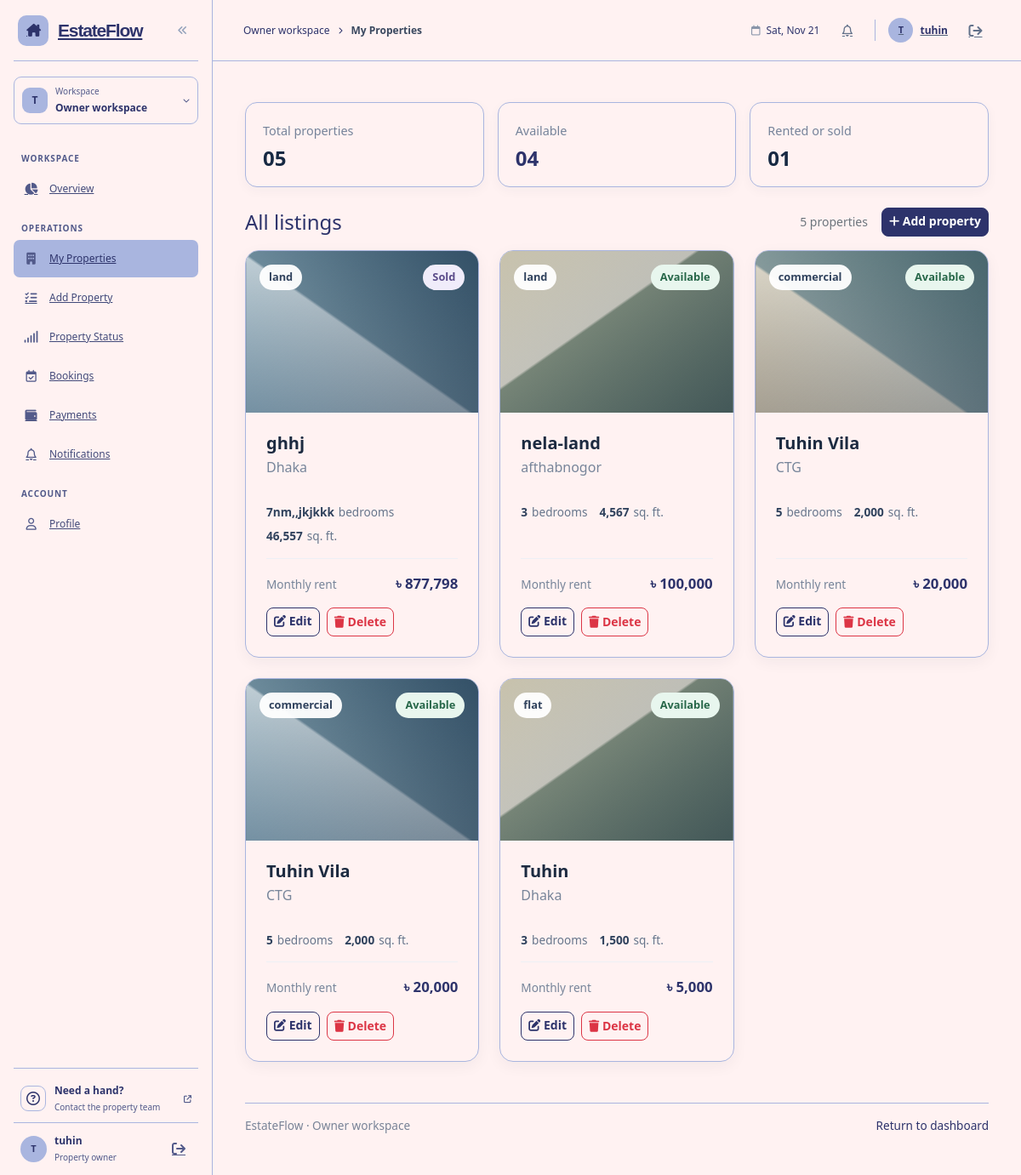
The app's page /backend/owner/property_crud/myproperty.php (signed in), older data.
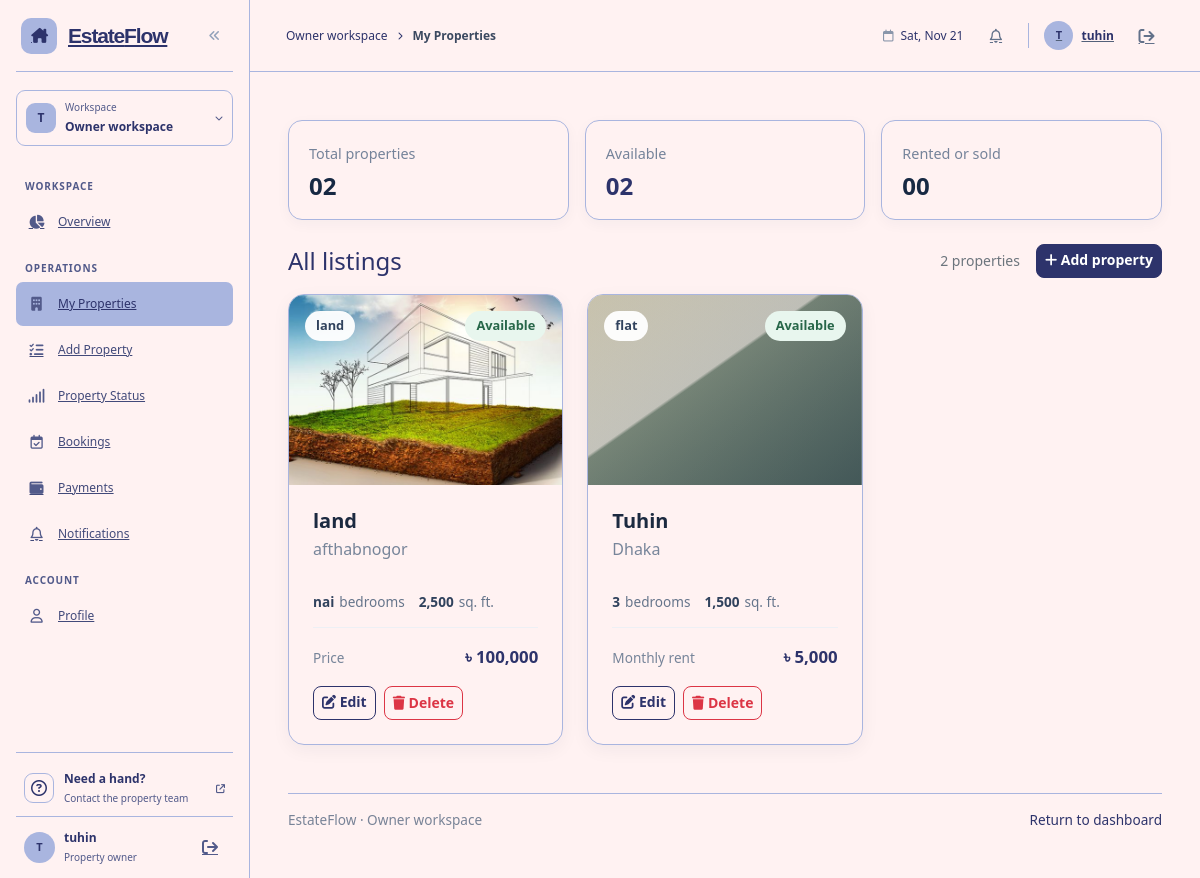
The same page, newer data.
### tables this page shows
CREATE TABLE `properties` (
  `property_id` bigint UNSIGNED NOT NULL,
  `owner_id` bigint UNSIGNED NOT NULL,
  `title` varchar(100) NOT NULL,
  `property_type` enum('flat','land','commercial') NOT NULL,
  `address` varchar(255) NOT NULL,
  `area_sqft` decimal(10,2) DEFAULT NULL,
  `price` decimal(12,2) DEFAULT NULL,
  `monthly_rent` decimal(12,2) DEFAULT NULL,
  `flat_details` varchar(100) NOT NULL,
  `status` enum('available','sold','rented') NOT NULL DEFAULT 'available',
  `description` text,
  `created_at` datetime NOT NULL DEFAULT CURRENT_TIMESTAMP,
  `imagas` varchar(100) NOT NULL
);

### backend/owner/property_crud/myproperty.php (the view, shortened to what the changed rows need)
<?php
include_once 'dbconfig.php';
$owner_id = (int)($_SESSION['user_id'] ?? 0);
$stmt = $conn->prepare("SELECT * FROM properties WHERE owner_id = ? ORDER BY created_at DESC");
$stmt->bind_param("i", $owner_id);
$stmt->execute();
$properties = $stmt->get_result()->fetch_all(MYSQLI_ASSOC);
$total = count($properties);
$available = count(array_filter($properties, fn($p) => ($p['status'] ?? '') === 'available'));
$arts = ['art-lakeview', 'art-palm', 'art-cedar'];
$imageUrl = static function (?string $path): string {
    if (empty($path)) {
        return '';
    }
    return implode('/', array_map('rawurlencode', explode('/', $path)));
};
?>
<!doctype html>
<html lang="en">
<head>
    <link href="https://cdn.jsdelivr.net/npm/bootstrap@5.3.3/dist/css/bootstrap.min.css" rel="stylesheet">
    <link href="https://cdnjs.cloudflare.com/ajax/libs/font-awesome/6.5.2/css/all.min.css" rel="stylesheet">
    <link rel="stylesheet" href="../assets/css/owner/dashboard.css">
    <link rel="stylesheet" href="../assets/css/owner/myproperty.css">
    <link rel="stylesheet" href="../../shared/assets/css/palette.css">
</head>
<body class="my-properties-page">
    <div class="owner-layout">
        <?php
        include __DIR__ . '/../include/owner_leftber.php';
        ?>
        <div class="owner-main-shell">
    <main class="container py-4 py-lg-5">
        <section class="row g-3 mb-4" aria-label="Property totals">
            <div class="col-12 col-sm-4">
                <article class="summary-card h-100">
                    <span class="summary-label">Total properties</span>
                    <strong><?= str_pad($total, 2, '0', STR_PAD_LEFT) ?></strong>
                </article>
            </div>
            <div class="col-12 col-sm-4">
                <article class="summary-card h-100">
                    <span class="summary-label">Available</span>
                    <strong class="text-success"><?= str_pad($available, 2, '0', STR_PAD_LEFT) ?></strong>
                </article>
            </div>
            <div class="col-12 col-sm-4">
                <article class="summary-card h-100">
                    <span class="summary-label">Rented or sold</span>
                    <strong><?= str_pad($total - $available, 2, '0', STR_PAD_LEFT) ?></strong>
                </article>
            </div>
        </section>
        <section aria-label="Property listings">
            <div class="d-flex align-items-center justify-content-between gap-3 mb-3">
                <h2 class="h4 mb-0">All listings</h2>
                <div class="d-flex align-items-center gap-3">
                    <span class="text-secondary small"><?= $total ?> properties</span>
                    <a class="btn btn-primary btn-sm" href="Addproperty.php">
                        <i class="fa-solid fa-plus" aria-hidden="true"></i> Add property
                    </a>
                </div>
            </div>
            <?php if ($total === 0): ?>
                <p class="text-secondary">You haven't added any properties yet.</p>
            <?php else: ?>
            <div class="row row-cols-1 row-cols-md-2 row-cols-xl-3 g-4">
                <?php foreach ($properties as $i => $p): ?>
                    <?php
                    $img = $imageUrl($p['imagas'] ?? '');
                    $isRent = !empty($p['monthly_rent']) && $p['monthly_rent'] > 0;
                    $status = $p['status'] ?? '';
                    $details = trim((string)($p['flat_details'] ?? ''));
                    ?>
                <div class="col">
                    <article class="card property-card h-100">
                        <div class="property-art <?= $arts[$i % 3] ?>"
                             <?php if ($img): ?>style="background-image:url('<?= htmlspecialchars($img, ENT_QUOTES) ?>'); background-size:cover; background-position:center;"<?php endif; ?>
                             aria-label="Property illustration">
                            <span class="property-type"><?= htmlspecialchars($p['property_type'] ?? '') ?></span>
                            <span class="status-badge <?= $status === 'available' ? 'status-available' : 'status-rented' ?>"><?= htmlspecialchars(ucfirst($status)) ?></span>
                        </div>
                        <div class="card-body d-flex flex-column p-4">
                            <h3 class="h5 card-title mb-1"><?= htmlspecialchars($p['title'] ?? '') ?></h3>
                            <p class="property-address mb-3"><?= htmlspecialchars($p['address'] ?? '') ?></p>
                            <div class="property-specs">
                                <span><strong><?= $details !== '' ? htmlspecialchars($details) : '—' ?></strong> bedrooms</span>
                                <span><strong><?= number_format((float)($p['area_sqft'] ?? 0)) ?></strong> sq. ft.</span>
                            </div>
                            <div class="property-price mt-auto pt-3">
                                <span><?= $isRent ? 'Monthly rent' : 'Price' ?></span>
                                <strong>৳ <?= number_format((float)($isRent ? $p['monthly_rent'] : ($p['price'] ?? 0))) ?></strong>
                            </div>
                            <div class="property-actions d-flex flex-wrap gap-2 mt-3">
                                <a class="btn btn-outline-primary btn-sm"
                                   href="property_edit.php?id=<?= (int)$p['property_id'] ?>">
                                    <i class="fa-solid fa-pen-to-square" aria-hidden="true"></i> Edit
                                </a>
                                <form method="post" action="property_Delete.php"
                                      onsubmit="return confirm('Permanently delete this property and its related bookings, visits, agreements, payments, commissions, and maintenance records?');">
                                    <button class="btn btn-outline-danger btn-sm" type="submit">
                                        <i class="fa-solid fa-trash" aria-hidden="true"></i> Delete
                                    </button>
                                </form>
                            </div>
                        </div>
                    </article>
                </div>
                <?php endforeach; ?>
            </div>
            <?php endif; ?>
        </section>
    </main>
        </div>
    </div>
</body>
</html>

Row changes from the older to the newer data that the page shows:
removed properties: property_type "land", status "Sold", title "ghhj", address "Dhaka", flat_details "7nm,,jkjkkk", area_sqft "46,557", shows "Monthly rent", monthly_rent "877,798"
removed properties: property_type "land", status "Available", title "nela-land", address "afthabnogor", flat_details "3", area_sqft "4,567", shows "Monthly rent", monthly_rent "100,000"
removed properties: property_type "commercial", status "Available", title "Tuhin Vila", address "CTG", flat_details "5", area_sqft "2,000", shows "Monthly rent", monthly_rent "20,000"
removed properties: property_type "commercial", status "Available", title "Tuhin Vila", address "CTG", flat_details "5", area_sqft "2,000", shows "Monthly rent", monthly_rent "20,000"
added properties: imagas (picture), property_type "land", status "Available", title "land", address "afthabnogor", flat_details "nai", area_sqft "2,500", shows "Price", monthly_rent+price "100,000"
Text that changed along with them:
str_pad($total, 2, '0', STR_PAD_LEFT): "05" → "02"
str_pad($available, 2, '0', STR_PAD_LEFT): "04" → "02"
str_pad($total - $available, 2, '0', STR_PAD_LEFT): "01" → "00"
$total: "5" → "2"
